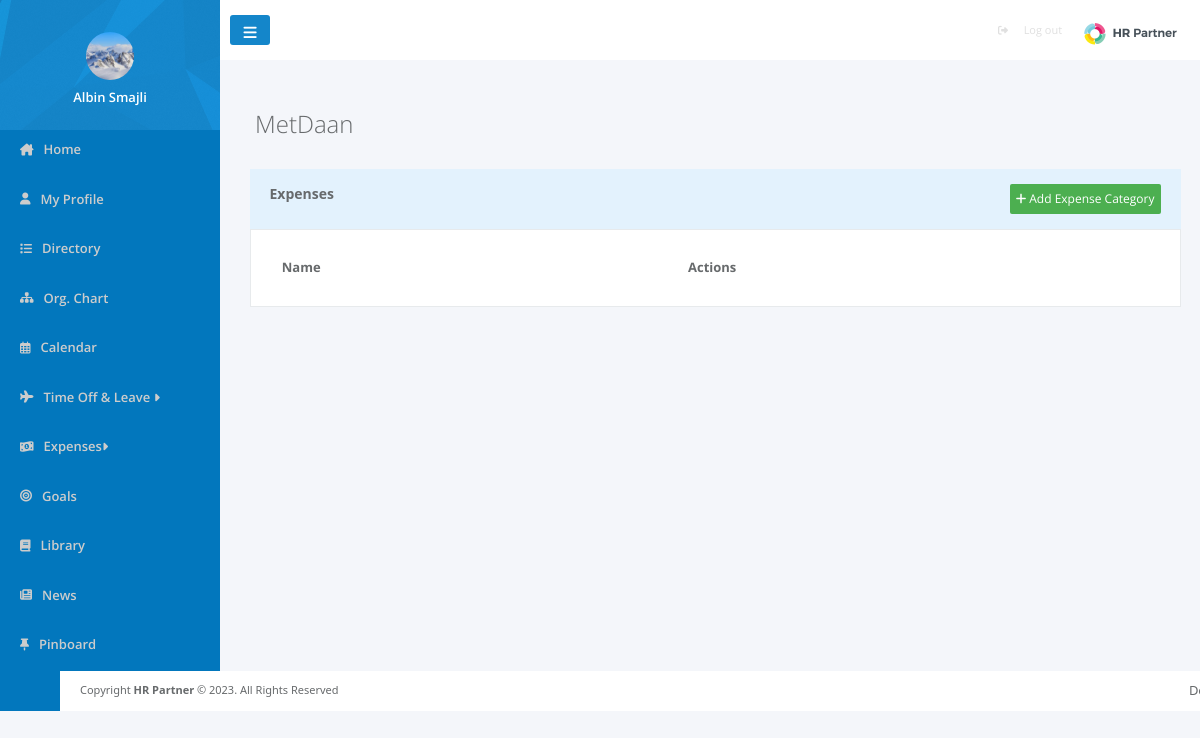
Page /pages/configureExpenses.php (signed in) on the earlier database version.
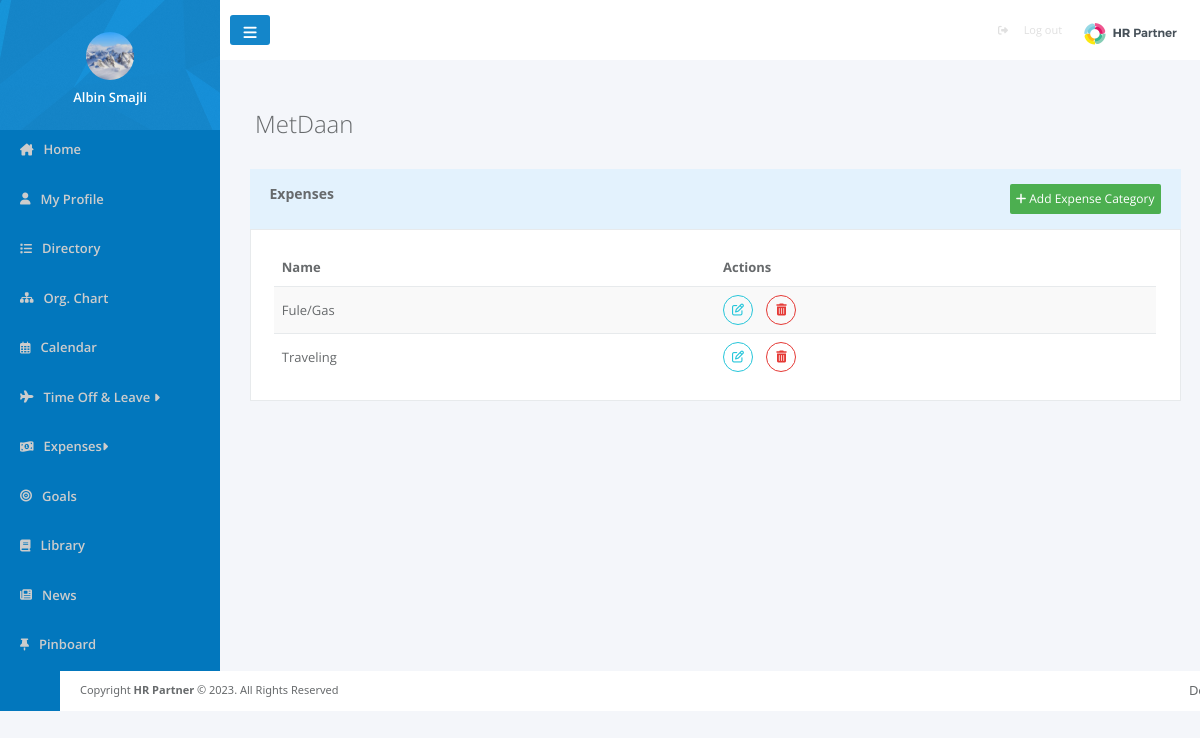
Same page on the later database version.
### tables this page shows
CREATE TABLE `users` (
  `user_id` int(100) NOT NULL,
  `image` varchar(500) DEFAULT NULL,
  `name` varchar(200) NOT NULL,
  `surname` varchar(200) NOT NULL,
  `email` varchar(200) NOT NULL,
  `password` varchar(500) NOT NULL,
  `Position_ID` int(11) DEFAULT NULL,
  `Departament_ID` int(11) DEFAULT NULL,
  `role` int(11) NOT NULL,
  `location` varchar(100) DEFAULT NULL,
  `status` varchar(100) DEFAULT NULL,
  `report_to` int(11) DEFAULT NULL,
  `gender` varchar(10) DEFAULT NULL,
  `born` date DEFAULT NULL,
  `started` date DEFAULT NULL,
  `company` int(11) DEFAULT NULL
);

CREATE TABLE `expensescategory` (
  `id` int(11) NOT NULL,
  `name` varchar(100) NOT NULL,
  `company_id` int(11) NOT NULL
);

### pages/configureExpenses.php (the view, shortened to what the changed rows need)
<?php
require_once '../config.php';
$userId = $_SESSION['user_id'];
$companyId = $_SESSION['company'];
$exceptionsQuery = "SELECT * FROM expensescategory
WHERE company_id=:company_id";
$prep = $con->prepare($exceptionsQuery);
$prep->bindParam(':company_id', $companyId);
$prep->execute();
$exceptions = $prep->fetchAll();
?>
<head>
    <link rel="stylesheet" href="../css/expenses.css">
    <link href="https://cdn.jsdelivr.net/npm/bootstrap@5.3.1/dist/css/bootstrap.min.css" rel="stylesheet"
>
</head>
<body style="background-color: #F4F6FA;">
    <div>
        <?php include '../template/sidebar.php' ?>
    </div>
    <div class="content">
        <div class="expensesHead">
            <?php echo "<h2>" . $_SESSION['company_name'] . "</h2>"; ?>
        </div>
        <div class="expensesBody">
            <div class="expensesTableBody">
                <table class="recentExpenses">
                    <thead>
                        <tr>
                            <th>Name</th>
                            <th>Actions</th>
                        </tr>
                    </thead>
                    <tbody>
                        <?php foreach ($exceptions as $exception): ?>
                            <tr>
                                <td>
                                    <?= $exception['name'] ?>
                                </td>
                                <td>
                                    <button class=" btn btn-xs btn-circle btn-outline btn-info m-l-sm"
                                        data-bs-toggle="modal"
                                        data-bs-target="#exceptionEditModal<?php echo $exception['id']; ?>"
                                        data-bs-whatever="@mdo"> <i class=" fa fa-edit"></i> </button>
                                    <a href="deleteExpenseCategory.php?expense_id=<?= $exception['id']; ?>"
                                        class="btn btn-xs btn-circle btn-outline btn-danger m-l-sm"> <i
                                            class="fa fa-trash"></i> </a>
                                </td>
                            </tr>
                        <?php endforeach; ?>
                    </tbody>
                </table>
            </div>
        </div>
    </div>
</body>
</html>

### template/sidebar.php (shortened to what the changed rows need)
<?php
$sql = "SELECT u.user_id, u.image from users u where user_id=$userId";
$prep = $con->prepare($sql);
$prep->execute();
$userImages = $prep->fetchAll();
?>
<head>
    <link rel="stylesheet" href="../css/index.css">
</head>
<div id="sidebar">
    <div id="profile">
        <?php foreach ($userImages as $userImage): ?>
            <img src="../userIMG/<?= $userImage['image'] ?>" alt="">
        <?php endforeach; ?>
        <?php echo "<h3>" . $_SESSION['name'] . "</h3>"; ?>
    </div>
</div>

Differences in the rows shown:
added expensescategory: name "Fule/Gas"
added expensescategory: name "Traveling"
